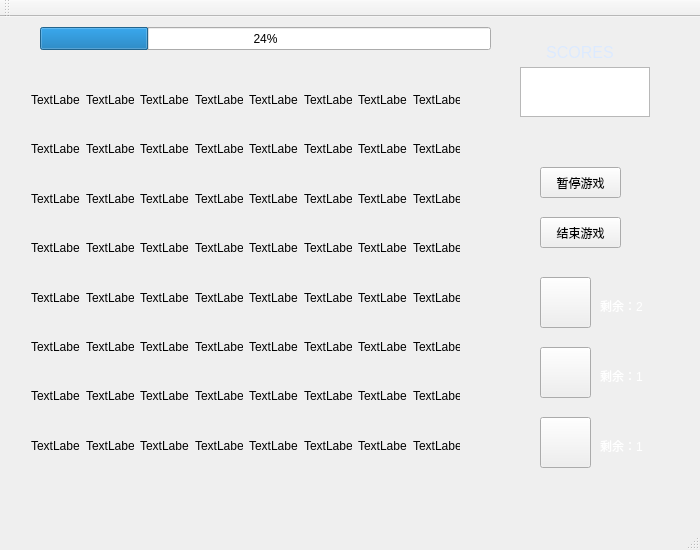
<?xml version="1.0" encoding="UTF-8"?>
<ui version="4.0">
 <class>MainWindow</class>
 <widget class="QMainWindow" name="MainWindow">
  <property name="geometry">
   <rect>
    <x>0</x>
    <y>0</y>
    <width>700</width>
    <height>550</height>
   </rect>
  </property>
  <property name="windowTitle">
   <string>MainWindow</string>
  </property>
  <widget class="QWidget" name="centralWidget">
   <widget class="QProgressBar" name="progressBar">
    <property name="geometry">
     <rect>
      <x>40</x>
      <y>10</y>
      <width>451</width>
      <height>23</height>
     </rect>
    </property>
    <property name="value">
     <number>24</number>
    </property>
   </widget>
   <widget class="QPushButton" name="bt3">
    <property name="geometry">
     <rect>
      <x>540</x>
      <y>200</y>
      <width>81</width>
      <height>31</height>
     </rect>
    </property>
    <property name="text">
     <string>结束游戏</string>
    </property>
   </widget>
   <widget class="QPushButton" name="bt2">
    <property name="geometry">
     <rect>
      <x>540</x>
      <y>150</y>
      <width>81</width>
      <height>31</height>
     </rect>
    </property>
    <property name="text">
     <string>暂停游戏</string>
    </property>
   </widget>
   <widget class="QPushButton" name="bt4">
    <property name="geometry">
     <rect>
      <x>540</x>
      <y>370</y>
      <width>75</width>
      <height>23</height>
     </rect>
    </property>
    <property name="text">
     <string/>
    </property>
    <property name="flat">
     <bool>true</bool>
    </property>
   </widget>
   <widget class="QWidget" name="widget" native="true">
    <property name="geometry">
     <rect>
      <x>20</x>
      <y>40</y>
      <width>440</width>
      <height>440</height>
     </rect>
    </property>
    <widget class="QWidget" name="layoutWidget">
     <property name="geometry">
      <rect>
       <x>0</x>
       <y>10</y>
       <width>441</width>
       <height>411</height>
      </rect>
     </property>
     <layout class="QGridLayout" name="gridLayout">
      <property name="rightMargin">
       <number>0</number>
      </property>
      <item row="6" column="0">
       <widget class="QLabel" name="label_48">
        <property name="text">
         <string>TextLabel</string>
        </property>
       </widget>
      </item>
      <item row="1" column="1">
       <widget class="QLabel" name="label_9">
        <property name="text">
         <string>TextLabel</string>
        </property>
       </widget>
      </item>
      <item row="2" column="3">
       <widget class="QLabel" name="label_19">
        <property name="text">
         <string>TextLabel</string>
        </property>
       </widget>
      </item>
      <item row="3" column="5">
       <widget class="QLabel" name="label_29">
        <property name="text">
         <string>TextLabel</string>
        </property>
       </widget>
      </item>
      <item row="1" column="0">
       <widget class="QLabel" name="label_8">
        <property name="text">
         <string>TextLabel</string>
        </property>
       </widget>
      </item>
      <item row="5" column="5">
       <widget class="QLabel" name="label_45">
        <property name="text">
         <string>TextLabel</string>
        </property>
       </widget>
      </item>
      <item row="5" column="1">
       <widget class="QLabel" name="label_41">
        <property name="text">
         <string>TextLabel</string>
        </property>
       </widget>
      </item>
      <item row="5" column="4">
       <widget class="QLabel" name="label_44">
        <property name="text">
         <string>TextLabel</string>
        </property>
       </widget>
      </item>
      <item row="7" column="3">
       <widget class="QLabel" name="label_59">
        <property name="text">
         <string>TextLabel</string>
        </property>
       </widget>
      </item>
      <item row="7" column="7">
       <widget class="QLabel" name="label_63">
        <property name="text">
         <string>TextLabel</string>
        </property>
       </widget>
      </item>
      <item row="3" column="3">
       <widget class="QLabel" name="label_27">
        <property name="text">
         <string>TextLabel</string>
        </property>
       </widget>
      </item>
      <item row="2" column="7">
       <widget class="QLabel" name="label_23">
        <property name="text">
         <string>TextLabel</string>
        </property>
       </widget>
      </item>
      <item row="4" column="0">
       <widget class="QLabel" name="label_32">
        <property name="text">
         <string>TextLabel</string>
        </property>
       </widget>
      </item>
      <item row="6" column="5">
       <widget class="QLabel" name="label_53">
        <property name="text">
         <string>TextLabel</string>
        </property>
       </widget>
      </item>
      <item row="7" column="0">
       <widget class="QLabel" name="label_56">
        <property name="text">
         <string>TextLabel</string>
        </property>
       </widget>
      </item>
      <item row="6" column="2">
       <widget class="QLabel" name="label_50">
        <property name="text">
         <string>TextLabel</string>
        </property>
       </widget>
      </item>
      <item row="3" column="7">
       <widget class="QLabel" name="label_31">
        <property name="text">
         <string>TextLabel</string>
        </property>
       </widget>
      </item>
      <item row="1" column="4">
       <widget class="QLabel" name="label_12">
        <property name="text">
         <string>TextLabel</string>
        </property>
       </widget>
      </item>
      <item row="5" column="6">
       <widget class="QLabel" name="label_46">
        <property name="text">
         <string>TextLabel</string>
        </property>
       </widget>
      </item>
      <item row="5" column="3">
       <widget class="QLabel" name="label_43">
        <property name="text">
         <string>TextLabel</string>
        </property>
       </widget>
      </item>
      <item row="2" column="0">
       <widget class="QLabel" name="label_16">
        <property name="text">
         <string>TextLabel</string>
        </property>
       </widget>
      </item>
      <item row="0" column="2">
       <widget class="QLabel" name="label_2">
        <property name="text">
         <string>TextLabel</string>
        </property>
       </widget>
      </item>
      <item row="0" column="6">
       <widget class="QLabel" name="label_6">
        <property name="text">
         <string>TextLabel</string>
        </property>
       </widget>
      </item>
      <item row="1" column="5">
       <widget class="QLabel" name="label_13">
        <property name="text">
         <string>TextLabel</string>
        </property>
       </widget>
      </item>
      <item row="2" column="5">
       <widget class="QLabel" name="label_21">
        <property name="text">
         <string>TextLabel</string>
        </property>
       </widget>
      </item>
      <item row="3" column="4">
       <widget class="QLabel" name="label_28">
        <property name="text">
         <string>TextLabel</string>
        </property>
       </widget>
      </item>
      <item row="5" column="2">
       <widget class="QLabel" name="label_42">
        <property name="text">
         <string>TextLabel</string>
        </property>
       </widget>
      </item>
      <item row="7" column="5">
       <widget class="QLabel" name="label_61">
        <property name="text">
         <string>TextLabel</string>
        </property>
       </widget>
      </item>
      <item row="1" column="3">
       <widget class="QLabel" name="label_11">
        <property name="text">
         <string>TextLabel</string>
        </property>
       </widget>
      </item>
      <item row="5" column="0">
       <widget class="QLabel" name="label_40">
        <property name="text">
         <string>TextLabel</string>
        </property>
       </widget>
      </item>
      <item row="7" column="4">
       <widget class="QLabel" name="label_60">
        <property name="text">
         <string>TextLabel</string>
        </property>
       </widget>
      </item>
      <item row="2" column="6">
       <widget class="QLabel" name="label_22">
        <property name="text">
         <string>TextLabel</string>
        </property>
       </widget>
      </item>
      <item row="6" column="4">
       <widget class="QLabel" name="label_52">
        <property name="text">
         <string>TextLabel</string>
        </property>
       </widget>
      </item>
      <item row="2" column="4">
       <widget class="QLabel" name="label_20">
        <property name="text">
         <string>TextLabel</string>
        </property>
       </widget>
      </item>
      <item row="6" column="3">
       <widget class="QLabel" name="label_51">
        <property name="text">
         <string>TextLabel</string>
        </property>
       </widget>
      </item>
      <item row="4" column="7">
       <widget class="QLabel" name="label_39">
        <property name="text">
         <string>TextLabel</string>
        </property>
       </widget>
      </item>
      <item row="3" column="6">
       <widget class="QLabel" name="label_30">
        <property name="text">
         <string>TextLabel</string>
        </property>
       </widget>
      </item>
      <item row="2" column="1">
       <widget class="QLabel" name="label_17">
        <property name="text">
         <string>TextLabel</string>
        </property>
       </widget>
      </item>
      <item row="5" column="7">
       <widget class="QLabel" name="label_47">
        <property name="text">
         <string>TextLabel</string>
        </property>
       </widget>
      </item>
      <item row="1" column="7">
       <widget class="QLabel" name="label_15">
        <property name="text">
         <string>TextLabel</string>
        </property>
       </widget>
      </item>
      <item row="7" column="6">
       <widget class="QLabel" name="label_62">
        <property name="text">
         <string>TextLabel</string>
        </property>
       </widget>
      </item>
      <item row="6" column="7">
       <widget class="QLabel" name="label_55">
        <property name="text">
         <string>TextLabel</string>
        </property>
       </widget>
      </item>
      <item row="1" column="6">
       <widget class="QLabel" name="label_14">
        <property name="text">
         <string>TextLabel</string>
        </property>
       </widget>
      </item>
      <item row="0" column="7">
       <widget class="QLabel" name="label_7">
        <property name="text">
         <string>TextLabel</string>
        </property>
       </widget>
      </item>
      <item row="4" column="1">
       <widget class="QLabel" name="label_33">
        <property name="text">
         <string>TextLabel</string>
        </property>
       </widget>
      </item>
      <item row="3" column="2">
       <widget class="QLabel" name="label_26">
        <property name="text">
         <string>TextLabel</string>
        </property>
       </widget>
      </item>
      <item row="4" column="2">
       <widget class="QLabel" name="label_34">
        <property name="text">
         <string>TextLabel</string>
        </property>
       </widget>
      </item>
      <item row="0" column="4">
       <widget class="QLabel" name="label_4">
        <property name="text">
         <string>TextLabel</string>
        </property>
       </widget>
      </item>
      <item row="0" column="3">
       <widget class="QLabel" name="label_3">
        <property name="text">
         <string>TextLabel</string>
        </property>
       </widget>
      </item>
      <item row="7" column="1">
       <widget class="QLabel" name="label_57">
        <property name="text">
         <string>TextLabel</string>
        </property>
       </widget>
      </item>
      <item row="2" column="2">
       <widget class="QLabel" name="label_18">
        <property name="text">
         <string>TextLabel</string>
        </property>
       </widget>
      </item>
      <item row="4" column="5">
       <widget class="QLabel" name="label_37">
        <property name="text">
         <string>TextLabel</string>
        </property>
       </widget>
      </item>
      <item row="6" column="1">
       <widget class="QLabel" name="label_49">
        <property name="text">
         <string>TextLabel</string>
        </property>
       </widget>
      </item>
      <item row="0" column="5">
       <widget class="QLabel" name="label_5">
        <property name="text">
         <string>TextLabel</string>
        </property>
       </widget>
      </item>
      <item row="4" column="4">
       <widget class="QLabel" name="label_36">
        <property name="text">
         <string>TextLabel</string>
        </property>
       </widget>
      </item>
      <item row="4" column="3">
       <widget class="QLabel" name="label_35">
        <property name="text">
         <string>TextLabel</string>
        </property>
       </widget>
      </item>
      <item row="3" column="1">
       <widget class="QLabel" name="label_25">
        <property name="text">
         <string>TextLabel</string>
        </property>
       </widget>
      </item>
      <item row="1" column="2">
       <widget class="QLabel" name="label_10">
        <property name="text">
         <string>TextLabel</string>
        </property>
       </widget>
      </item>
      <item row="6" column="6">
       <widget class="QLabel" name="label_54">
        <property name="text">
         <string>TextLabel</string>
        </property>
       </widget>
      </item>
      <item row="0" column="1">
       <widget class="QLabel" name="label_1">
        <property name="text">
         <string>TextLabel</string>
        </property>
       </widget>
      </item>
      <item row="7" column="2">
       <widget class="QLabel" name="label_58">
        <property name="text">
         <string>TextLabel</string>
        </property>
       </widget>
      </item>
      <item row="4" column="6">
       <widget class="QLabel" name="label_38">
        <property name="text">
         <string>TextLabel</string>
        </property>
       </widget>
      </item>
      <item row="0" column="0">
       <widget class="QLabel" name="label_0">
        <property name="text">
         <string>TextLabel</string>
        </property>
       </widget>
      </item>
      <item row="3" column="0">
       <widget class="QLabel" name="label_24">
        <property name="text">
         <string>TextLabel</string>
        </property>
       </widget>
      </item>
     </layout>
    </widget>
   </widget>
   <widget class="QTextBrowser" name="textBrowser">
    <property name="geometry">
     <rect>
      <x>520</x>
      <y>50</y>
      <width>130</width>
      <height>50</height>
     </rect>
    </property>
    <property name="font">
     <font>
      <pointsize>13</pointsize>
     </font>
    </property>
    <property name="html">
     <string>&lt;!DOCTYPE HTML PUBLIC &quot;-//W3C//DTD HTML 4.0//EN&quot; &quot;http://www.w3.org/TR/REC-html40/strict.dtd&quot;&gt;
&lt;html&gt;&lt;head&gt;&lt;meta name=&quot;qrichtext&quot; content=&quot;1&quot; /&gt;&lt;style type=&quot;text/css&quot;&gt;
p, li { white-space: pre-wrap; }
&lt;/style&gt;&lt;/head&gt;&lt;body style=&quot; font-family:'SimSun'; font-size:13pt; font-weight:400; font-style:normal;&quot;&gt;
&lt;p align=&quot;center&quot; style=&quot;-qt-paragraph-type:empty; margin-top:0px; margin-bottom:0px; margin-left:0px; margin-right:0px; -qt-block-indent:0; text-indent:0px; font-family:'SimSun';&quot;&gt;&lt;br /&gt;&lt;/p&gt;
&lt;p align=&quot;center&quot; style=&quot;-qt-paragraph-type:empty; margin-top:0px; margin-bottom:0px; margin-left:0px; margin-right:0px; -qt-block-indent:0; text-indent:0px; font-family:'SimSun';&quot;&gt;&lt;br /&gt;&lt;/p&gt;&lt;/body&gt;&lt;/html&gt;</string>
    </property>
   </widget>
   <widget class="QLabel" name="label">
    <property name="geometry">
     <rect>
      <x>530</x>
      <y>20</y>
      <width>100</width>
      <height>30</height>
     </rect>
    </property>
    <property name="font">
     <font>
      <pointsize>12</pointsize>
     </font>
    </property>
    <property name="styleSheet">
     <string notr="true">color: rgb(220, 234, 255);</string>
    </property>
    <property name="text">
     <string>SCORES</string>
    </property>
    <property name="alignment">
     <set>Qt::AlignCenter</set>
    </property>
   </widget>
   <widget class="QPushButton" name="pushButton">
    <property name="geometry">
     <rect>
      <x>540</x>
      <y>260</y>
      <width>51</width>
      <height>51</height>
     </rect>
    </property>
    <property name="text">
     <string/>
    </property>
   </widget>
   <widget class="QPushButton" name="pushButton_2">
    <property name="geometry">
     <rect>
      <x>540</x>
      <y>330</y>
      <width>51</width>
      <height>51</height>
     </rect>
    </property>
    <property name="text">
     <string/>
    </property>
   </widget>
   <widget class="QPushButton" name="pushButton_3">
    <property name="geometry">
     <rect>
      <x>540</x>
      <y>400</y>
      <width>51</width>
      <height>51</height>
     </rect>
    </property>
    <property name="text">
     <string/>
    </property>
   </widget>
   <widget class="QLabel" name="label_fdj">
    <property name="geometry">
     <rect>
      <x>600</x>
      <y>280</y>
      <width>81</width>
      <height>18</height>
     </rect>
    </property>
    <property name="styleSheet">
     <string notr="true">color: rgb(255, 255, 255);</string>
    </property>
    <property name="text">
     <string>剩余：2</string>
    </property>
   </widget>
   <widget class="QLabel" name="label_sx">
    <property name="geometry">
     <rect>
      <x>600</x>
      <y>350</y>
      <width>81</width>
      <height>18</height>
     </rect>
    </property>
    <property name="styleSheet">
     <string notr="true">color: rgb(255, 255, 255);</string>
    </property>
    <property name="text">
     <string>剩余：1</string>
    </property>
   </widget>
   <widget class="QLabel" name="label_zd">
    <property name="geometry">
     <rect>
      <x>600</x>
      <y>420</y>
      <width>81</width>
      <height>18</height>
     </rect>
    </property>
    <property name="styleSheet">
     <string notr="true">color: rgb(255, 255, 255);</string>
    </property>
    <property name="text">
     <string>剩余：1</string>
    </property>
   </widget>
   <zorder>progressBar</zorder>
   <zorder>bt3</zorder>
   <zorder>bt2</zorder>
   <zorder>widget</zorder>
   <zorder>textBrowser</zorder>
   <zorder>label</zorder>
   <zorder>bt4</zorder>
   <zorder>pushButton</zorder>
   <zorder>pushButton_2</zorder>
   <zorder>pushButton_3</zorder>
   <zorder>label_fdj</zorder>
   <zorder>label_sx</zorder>
   <zorder>label_zd</zorder>
  </widget>
  <widget class="QToolBar" name="mainToolBar">
   <attribute name="toolBarArea">
    <enum>TopToolBarArea</enum>
   </attribute>
   <attribute name="toolBarBreak">
    <bool>false</bool>
   </attribute>
  </widget>
  <widget class="QStatusBar" name="statusBar"/>
  <widget class="QMenuBar" name="menuBar">
   <property name="geometry">
    <rect>
     <x>0</x>
     <y>0</y>
     <width>700</width>
     <height>29</height>
    </rect>
   </property>
  </widget>
 </widget>
 <layoutdefault spacing="6" margin="11"/>
 <resources/>
 <connections/>
</ui>
